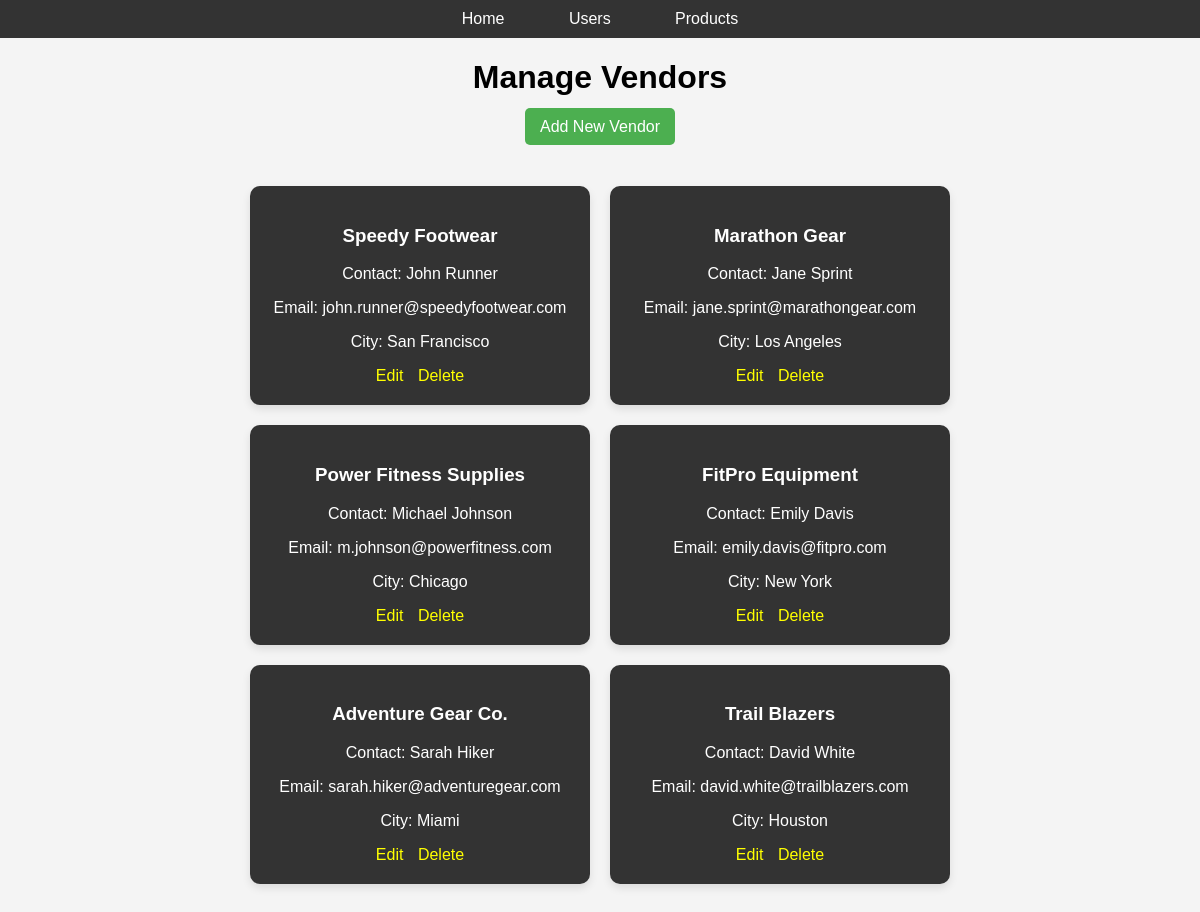
Before: /Admin.php/vendors.php with the older database file.
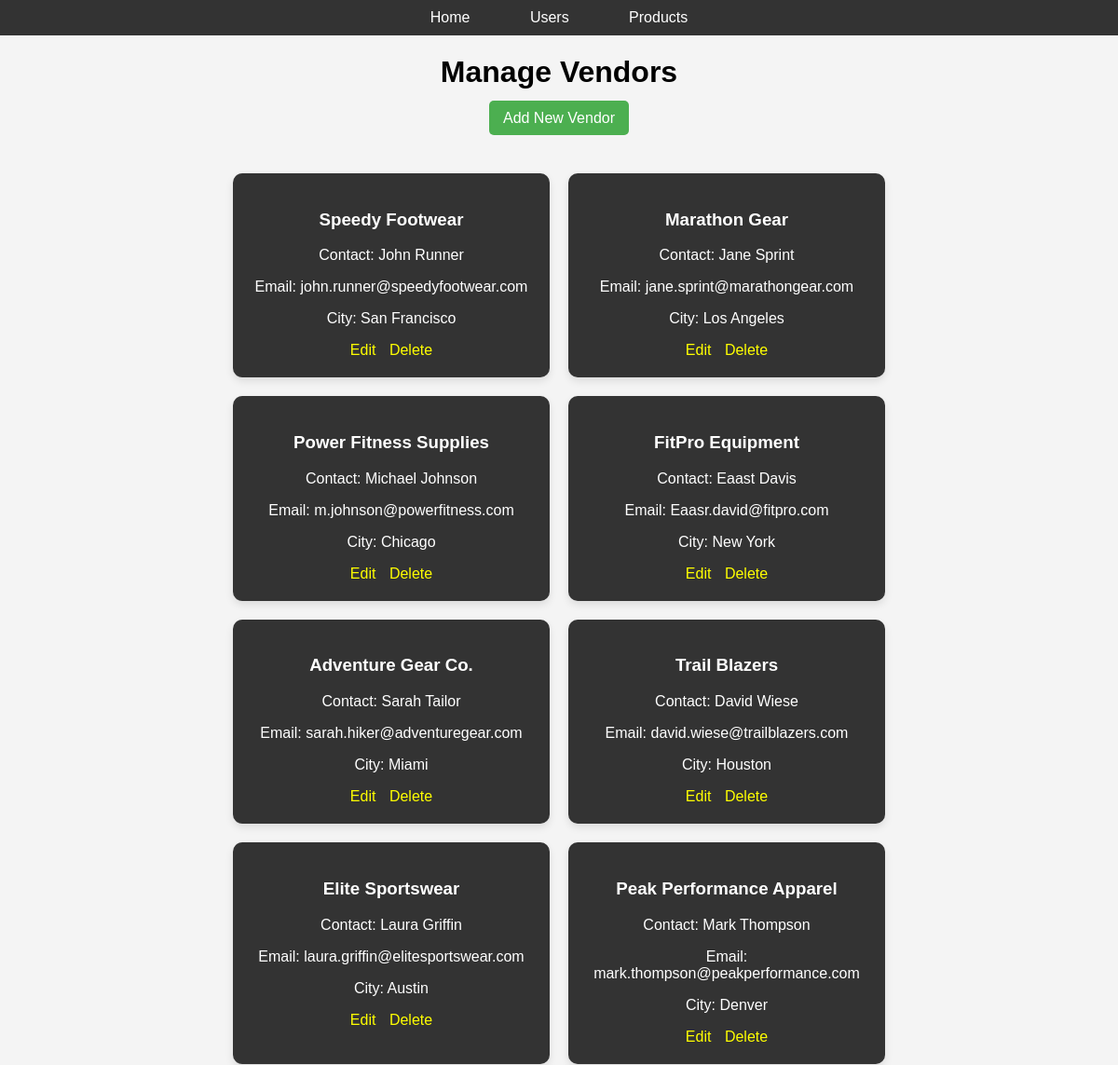
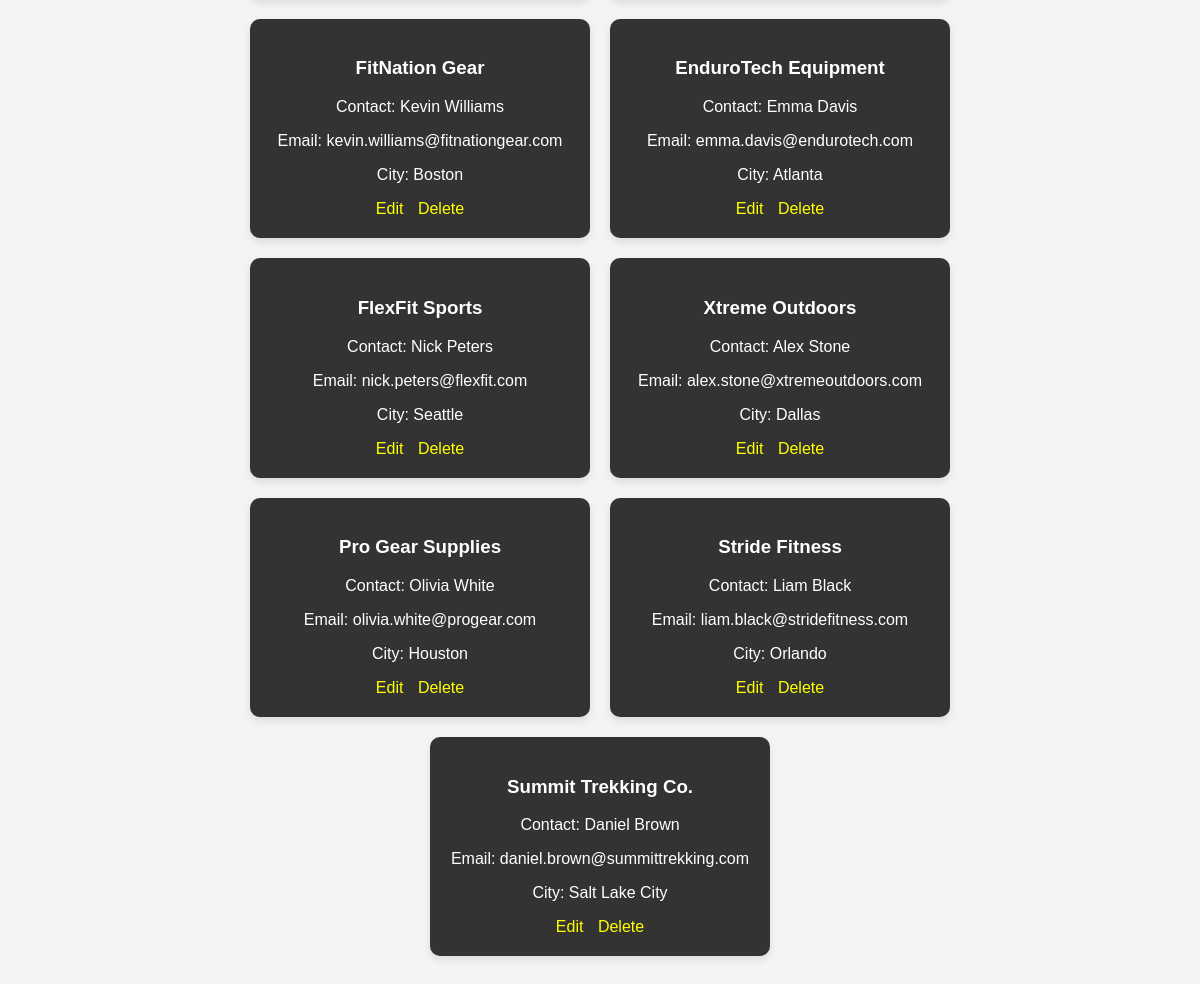
After: the same page with the newer database file (2 pictures, top to bottom).
### tables this page shows
CREATE TABLE Vendor (
    VendorID INT PRIMARY KEY,
    VendorName VARCHAR(100),
    ContactName VARCHAR(100),
    Phone VARCHAR(20),
    Email VARCHAR(255),
    Address VARCHAR(255),
    City VARCHAR(100),
    PostalCode VARCHAR(20),
    Country VARCHAR(100),
    CreatedDate TIMESTAMP DEFAULT CURRENT_TIMESTAMP
);

### database.php (called while the page is built, shortened)
<?php
$conn = null;
function select_rows($sql) {
    global $conn;
    $rows = array();
    $result = $conn->query($sql);
    if ($result && $result->num_rows > 0) {
        while ($row = $result->fetch_assoc()) {
            array_push($rows, $row);
        }
    }
    return $rows;
}
?>

### Admin.php/vendors.php (the view, shortened to what this page needs)
<?php
include 'database.php';
$sql = "SELECT * FROM Vendor";
$vendors = select_rows($sql);
?>
<!DOCTYPE html>
<html lang="en">
<head>
</head>
<body>
<div class="menu">
    <a href="index.php">Home</a>
    <a href="users.php">Users</a>
    <a href="products.php">Products</a>
</div>
<h1>Manage Vendors</h1>
<div class="actions">
    <a href="add_vendor.php">Add New Vendor</a>
</div>
<div class="container">
    <?php foreach ($vendors as $vendor): ?>
        <div class="vendor-box">
            <h3><?php echo $vendor['VendorName']; ?></h3>
            <p>Contact: <?php echo $vendor['ContactName']; ?></p>
            <p>Email: <?php echo $vendor['Email']; ?></p>
            <p>City: <?php echo $vendor['City']; ?></p>
            <div class="action-links">
                <a href="edit_vendor.php?id=<?php echo $vendor['VendorID']; ?>">Edit</a>
                <a href="delete_vendor.php?id=<?php echo $vendor['VendorID']; ?>">Delete</a>
            </div>
        </div>
    <?php endforeach; ?>
</div>
</body>
</html>

### Admin.php/vendors.php (style rules this page uses)
body { font-family: Arial, sans-serif; background-color: #f4f4f4; margin: 0; padding: 0; }
.menu { text-align: center; background-color: #333; padding: 10px; }
.menu a { color: white; padding: 14px 20px; text-decoration: none; margin: 0 10px; border-radius: 4px; }
h1 { text-align: center; }
.actions { text-align: center; margin-bottom: 20px; }
.actions a { background-color: #4CAF50; color: white; padding: 10px 15px; text-decoration: none; border-radius: 5px; }
.container { display: flex; justify-content: center; flex-wrap: wrap; max-width: 800px; margin: 20px auto; padding: 20px; }
.vendor-box { flex: 0 0 300px; background-color: #333; color: white; padding: 20px; margin: 10px; border-radius: 10px; box-shadow: 0 4px 8px rgba(0,0,0,0.1); text-align: center; transition: transform 0.3s; }
.action-links { margin-top: 10px; }
.action-links a { margin: 0 5px; color: yellow; text-decoration: none; }

Changed rows visible on the page:
changed vendor "FitPro Equipment": ContactName "Emily Davis" → "Eaast Davis"; Email "emily.davis@fitpro.com" → "Eaasr.david@fitpro.com"
changed vendor "Adventure Gear Co.": ContactName "Sarah Hiker" → "Sarah Tailor"
changed vendor "Trail Blazers": ContactName "David White" → "David Wiese"; Email "david.white@trailblazers.com" → "david.wiese@trailblazers.com"
added vendor: VendorName "Elite Sportswear", ContactName "Laura Griffin", Email "laura.griffin@elitesportswear.com", City "Austin"
added vendor: VendorName "Peak Performance Apparel", ContactName "Mark Thompson", Email "mark.thompson@peakperformance.com", City "Denver"
added vendor: VendorName "FitNation Gear", ContactName "Kevin Williams", Email "kevin.williams@fitnationgear.com", City "Boston"
added vendor: VendorName "EnduroTech Equipment", ContactName "Emma Davis", Email "emma.davis@endurotech.com", City "Atlanta"
added vendor: VendorName "FlexFit Sports", ContactName "Nick Peters", Email "nick.peters@flexfit.com", City "Seattle"
added vendor: VendorName "Xtreme Outdoors", ContactName "Alex Stone", Email "alex.stone@xtremeoutdoors.com", City "Dallas"
added vendor: VendorName "Pro Gear Supplies", ContactName "Olivia White", Email "olivia.white@progear.com", City "Houston"
added vendor: VendorName "Stride Fitness", ContactName "Liam Black", Email "liam.black@stridefitness.com", City "Orlando"
added vendor: VendorName "Summit Trekking Co.", ContactName "Daniel Brown", Email "daniel.brown@summittrekking.com", City "Salt Lake City"
